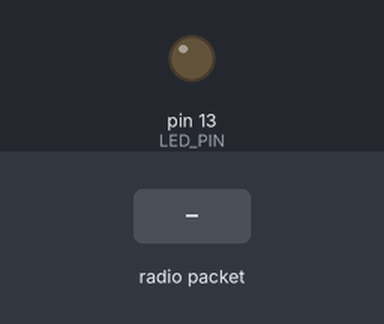
Bench run of a sketch on a simulated Arduino Uno, built with avr-gcc and run on an emulated ATmega328P. On the bench: output pins drawn as LEDs (lit = HIGH). Dashed ring = blinking. The test bench sets the inputs (shaded band). No radio packets arrive unless stated.

Above: at 1.2 s.
1.3 s: radio packet "Warning: Hot!" arrives
At 1.4 s:
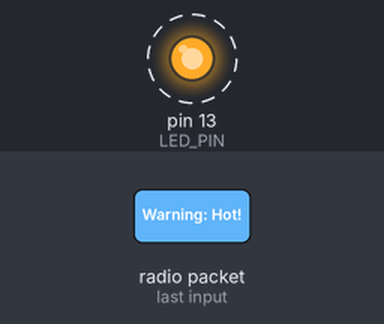
Timing chart, 0 to 4.6 s (numbered marks = the images above; inputs shaded):
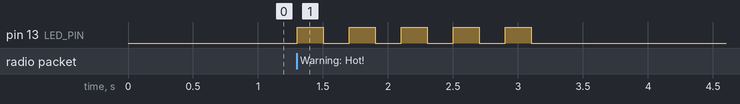

The sketch:

RX_Heat_Sensor.ino
```cpp
#include <SPI.h>
#include <nRF24L01.h>
#include <RF24.h>

const int LED_PIN = 13;

RF24 radio(9, 10);
const byte address[6] = "00001";

void setup() {
  Serial.begin(9600);
  radio.begin();
  radio.openReadingPipe(0, address);
  radio.setPALevel(RF24_PA_MIN);
  radio.startListening();

  pinMode(LED_PIN, OUTPUT);
}

void loop() {
  if (radio.available()) {
    char message[32] = "";
    radio.read(&message, sizeof(message));

    if (strcmp(message, "Warning: Hot!") == 0) {
      for (int i = 0; i < 5; i++) {
        digitalWrite(LED_PIN, HIGH);
        delay(200);
        digitalWrite(LED_PIN, LOW);
        delay(200);
      }
    }
  }
}
```

Measured:
- after the input at 1.3 s, pin 13 (LED_PIN): alternates HIGH for 0.20 s and LOW for 0.20 s, 10 changes in all, then stays LOW, starting at once
